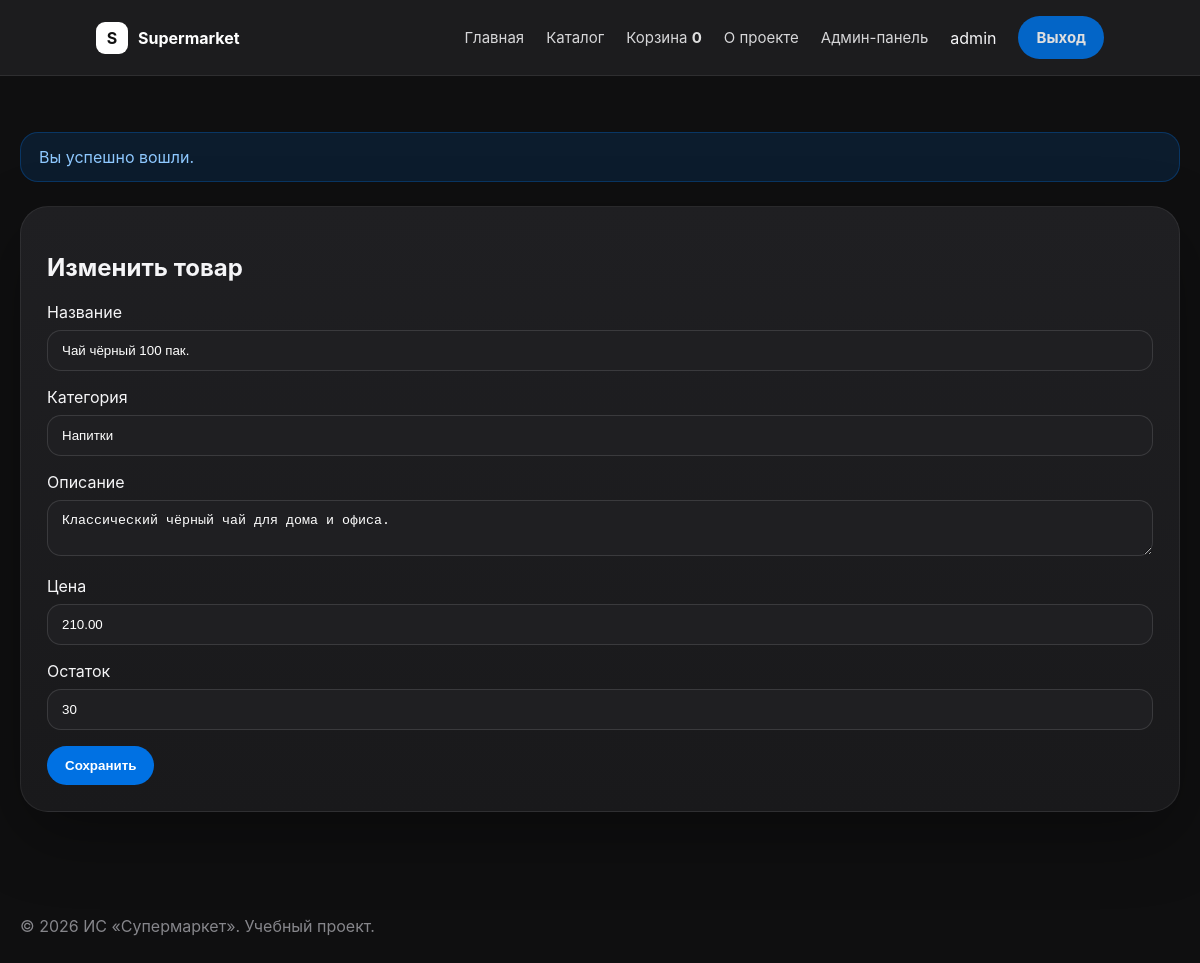
/index.php?page=admin_product_edit&id=12 (signed in), run on the app's committed database.
### tables this page shows
CREATE TABLE `products` (
  `id` int(11) NOT NULL,
  `name` varchar(120) NOT NULL,
  `category` varchar(80) NOT NULL,
  `description` text NOT NULL,
  `price` decimal(10,2) NOT NULL,
  `stock` int(11) NOT NULL DEFAULT 0,
  `is_deleted` tinyint(1) NOT NULL DEFAULT 0,
  `created_at` timestamp NOT NULL DEFAULT current_timestamp()
);

### src/Router/Router.php (called while the page is built, shortened)
<?php
class Router
{
    public function route(string $page): string
    {
        switch ($page) {
            case 'admin_product_edit':
                return (new AdminController())->productEdit();
        }
    }
}

### src/Controllers/AdminController.php (the view, shortened to what this page needs)
<?php
class AdminController
{
    public function productEdit(): string
    {
        $id = (int)($_GET['id'] ?? 0);
        $pdo = Config::getPDO();
        $stmt = $pdo->prepare("SELECT * FROM products WHERE id = ?");
        $stmt->execute([$id]);
        $product = $stmt->fetch();
        return BaseTemplate::render('Изменить товар', $this->productForm($product));
    }
    private function productForm(array $product = []): string
    {
        $name = BaseTemplate::escape($product['name'] ?? '');
        $category = BaseTemplate::escape($product['category'] ?? '');
        $description = BaseTemplate::escape($product['description'] ?? '');
        $price = BaseTemplate::escape((string)($product['price'] ?? ''));
        $stock = BaseTemplate::escape((string)($product['stock'] ?? '0'));
        return "
            <section class='panel narrow'>
                <h1>" . (isset($product['id']) ? 'Изменить товар' : 'Добавить товар') . "</h1>
                <form method='post' class='form'>
                    <label>Название</label>
                    <input name='name' required value='{$name}'>
                    <label>Категория</label>
                    <input name='category' required value='{$category}' placeholder='Фрукты, Овощи, Напитки'>
                    <label>Описание</label>
                    <textarea name='description' required>{$description}</textarea>
                    <label>Цена</label>
                    <input name='price' type='number' step='0.01' required value='{$price}'>
                    <label>Остаток</label>
                    <input name='stock' type='number' required value='{$stock}'>
                    <button class='btn' type='submit'>Сохранить</button>
                </form>
            </section>
        ";
    }
}

### assets/css/style_dark_catalog.css (style rules this page uses)
* { box-sizing: border-box; }
body { margin: 0; background: #0f0f10; color: #f5f5f7; font-family: -apple-system, BlinkMacSystemFont, 'Segoe UI', Arial, sans-serif; overflow-x: hidden; }
.feature-card, .product-card, .card, .panel, .form-card, .order-card { background: linear-gradient(180deg, #1f1f22 0%, #19191b 100%); border: 1px solid rgba(255, 255, 255, 0.07); border-radius: 28px; padding: 26px; color: #f5f5f7; box-shadow: 0 24px 70px rgba(0, 0, 0, 0.32); }
.btn, button, .nav-pill { background: #0071e3; color: #ffffff; border: 0; padding: 12px 18px; border-radius: 999px; text-decoration: none; font-weight: 700; cursor: pointer; display: inline-flex; align-items: center; justify-content: center; transition: background 0.2s ease, transform 0.2s ease; }
input, textarea, select { width: 100%; background: #1f1f22; border: 1px solid rgba(255, 255, 255, 0.12); color: #ffffff; border-radius: 14px; padding: 12px 14px; margin: 8px 0 16px; }

### data on the page
products: name "Чай чёрный 100 пак.", category "Напитки", description "Классический чёрный чай для дома и офиса.", price "210.00", stock "30"

### other printed values
$basketCount "0"
$username "admin"
$flash "Вы успешно вошли."
